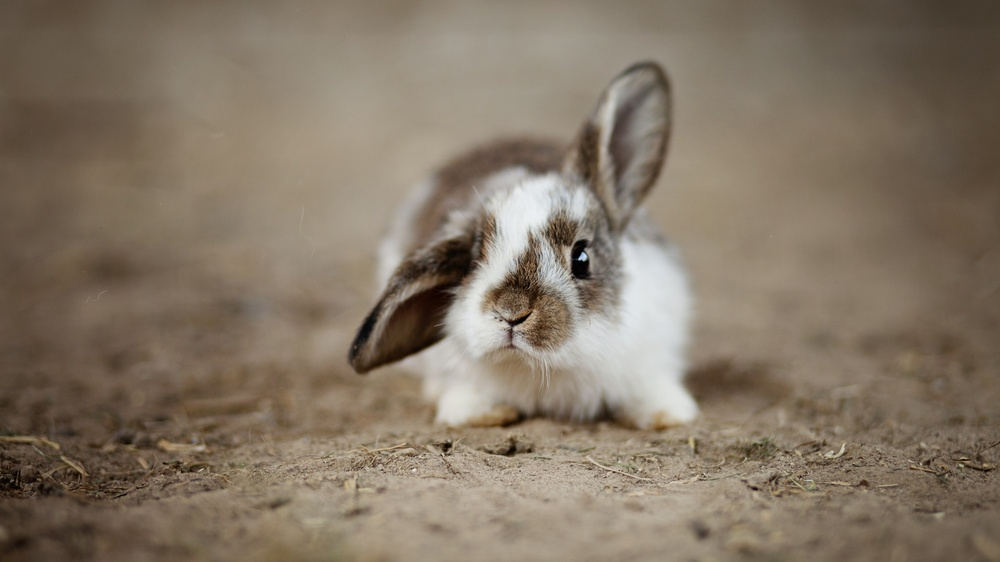
#> input picture opencv/base_use/img/rabbit1.jpg, 1000 x 562 px, shrunk from 1920 x 1080 before the run, found by its file name
$ jupyter execute threshold.ipynb
#> lines starting #> are read from the running program, lines starting #| are printed output that depends on the picture; after the words box and inside, x2 and y2 are one past the last pixel; in counts of white or black regions, pixels touching at a corner belong together
## 阈值

cv2.threshold: src, thresh:阈值, maxval:最大值, type:二值化操作类型
+ cv2.THRESH_TRUNC If value large than thresh, value:=thresh
+ cv2.THRESH_BINARY If value large than thresh, value:=maxval or value:=0
+ cv2.THRESH_BINARY_INV ~cv2.THRESH_BINARY
+ cv2.THRESH_TOZERO If value less than thresh, value:= 0
+ cv2.THRESH_TOZERO_INV ~cv2.THRESH_TOZERO
+ cv2.THRESH_MASK
+ cv2.THRESH_OTSU
+ cv2.THRESH_TRIANGLE 三角形最大直线距离

[cell 1]
import cv2

[cell 2]
def imshow(name, img):
    cv2.imshow(name, img)
    cv2.waitKey(0)
    cv2.destroyAllWindows()

[cell 3]
rabbit = cv2.imread('.\\img\\rabbit1.jpg', cv2.IMREAD_COLOR)
#> rabbit is the input picture: shape (562, 1000, 3); mean B, G, R 101.6, 118.2, 131.8
cat = cv2.imread('.\\img\\cat1.jpg', cv2.IMREAD_COLOR)
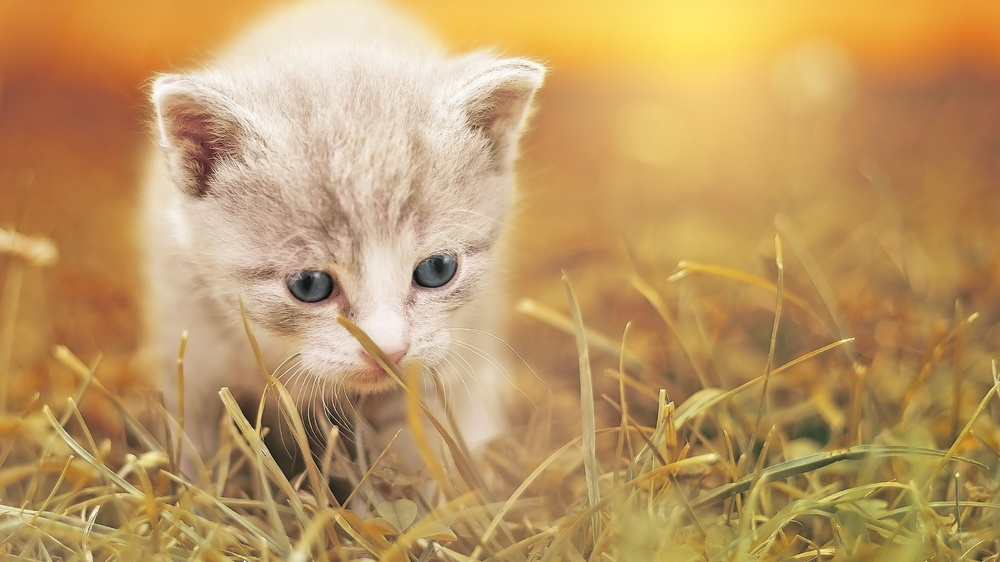
#> input picture opencv/base_use/img/cat1.jpg, 1000 x 562 px, shrunk from 1920 x 1080 before the run, found by its file name
#> cat is the input picture: shape (562, 1000, 3); mean B, G, R 100.2, 152.9, 189.8
print(rabbit.shape, cat.shape)
#| (562, 1000, 3) (562, 1000, 3)

[cell 4]
# img = cv2.addWeighted(rabbit, 0.4, cat, 0.6, 0)
img = cv2.cvtColor(rabbit, cv2.COLOR_BGR2GRAY)
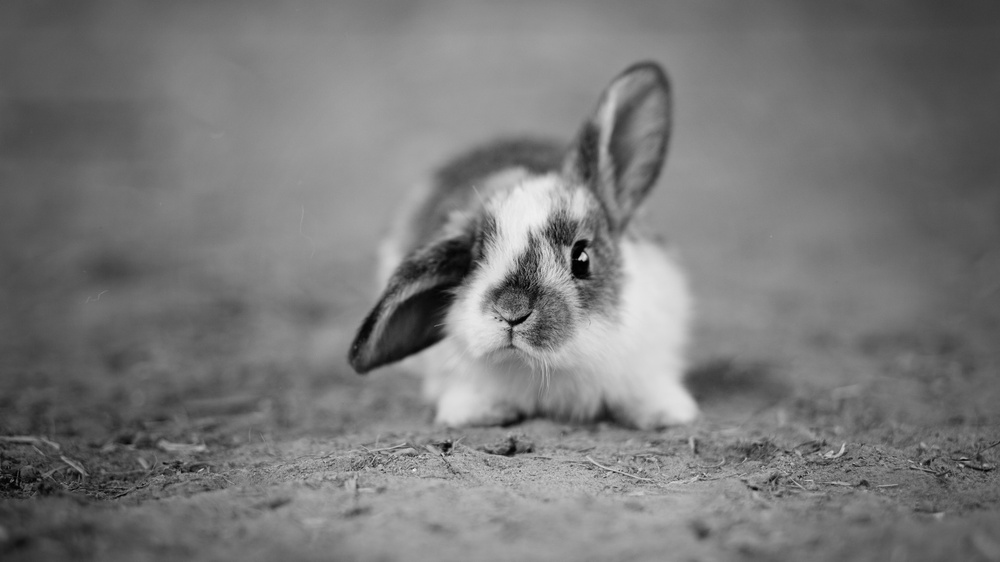
#> img: shape (562, 1000); min 0, max 240, mean 120.4
ret1, trunc = cv2.threshold(img, 127, 255, type=cv2.THRESH_TRUNC)
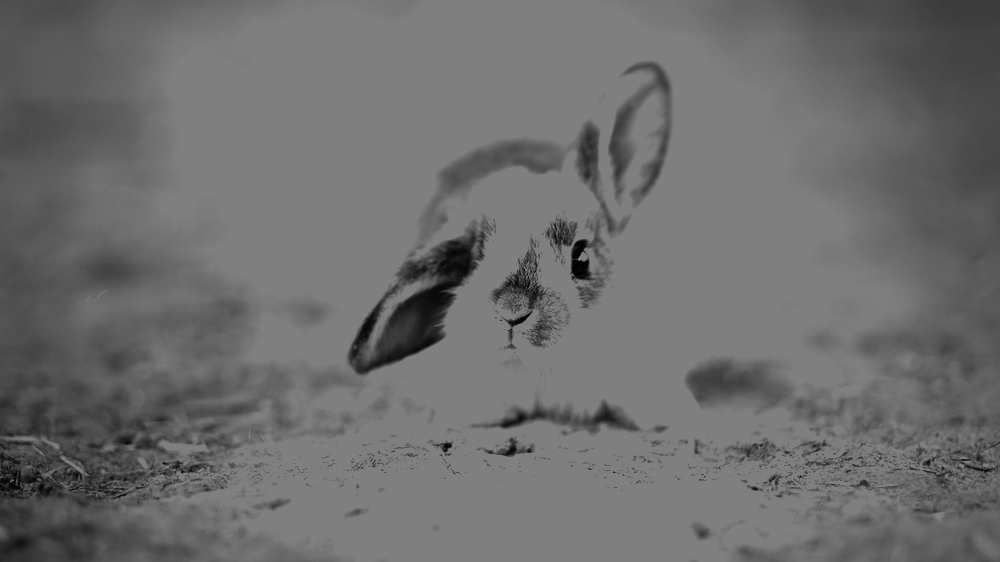
#> trunc: shape (562, 1000); min 0, max 127, mean 109.3
ret2, binary = cv2.threshold(img, 127, 255, type=cv2.THRESH_BINARY)
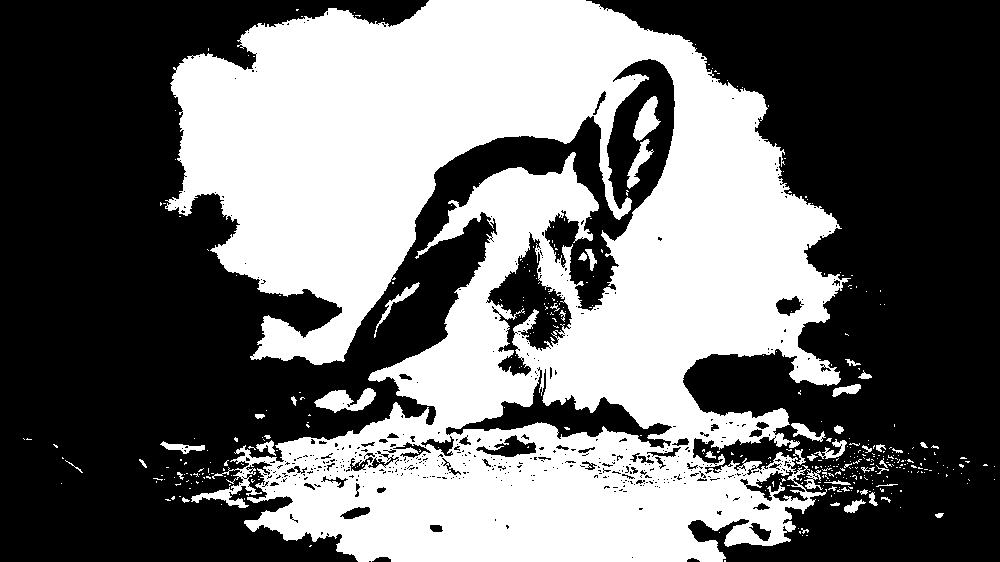
#> binary: shape (562, 1000); 42.9% white; 393 white regions (349 under 20 px), largest, box (x1, y1, x2, y2) and area: (165, 0, 851, 562) 234735, (314, 388, 376, 413) 841, (633, 96, 661, 141) 668
ret3, binary_inv = cv2.threshold(img, 127, 255, type=cv2.THRESH_BINARY_INV)
ret4, zero = cv2.threshold(img, 127, 255, type=cv2.THRESH_TOZERO)
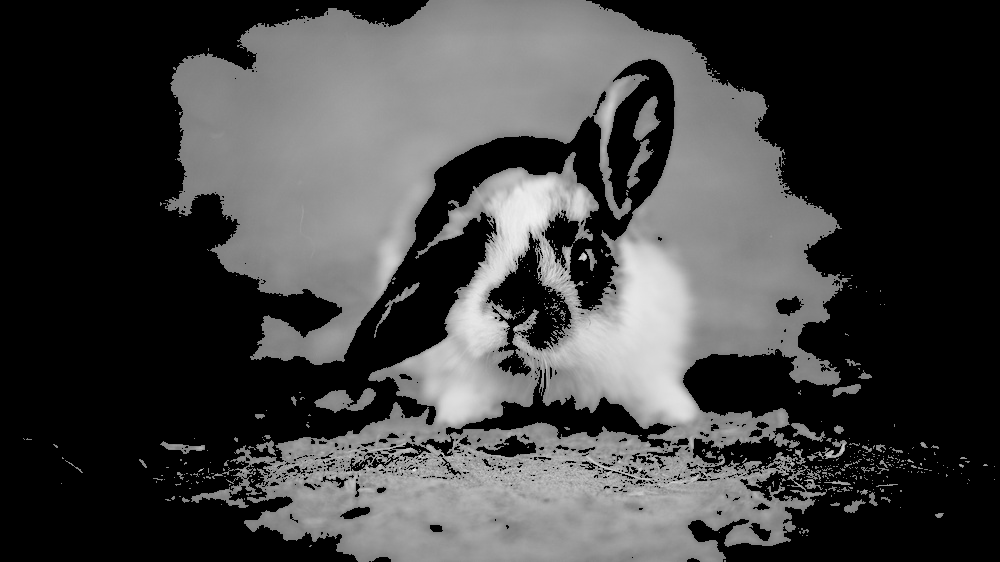
#> zero: shape (562, 1000); min 0, max 240, mean 65.5
ret5, zero_inv = cv2.threshold(img, 127, 255, type=cv2.THRESH_TOZERO_INV)
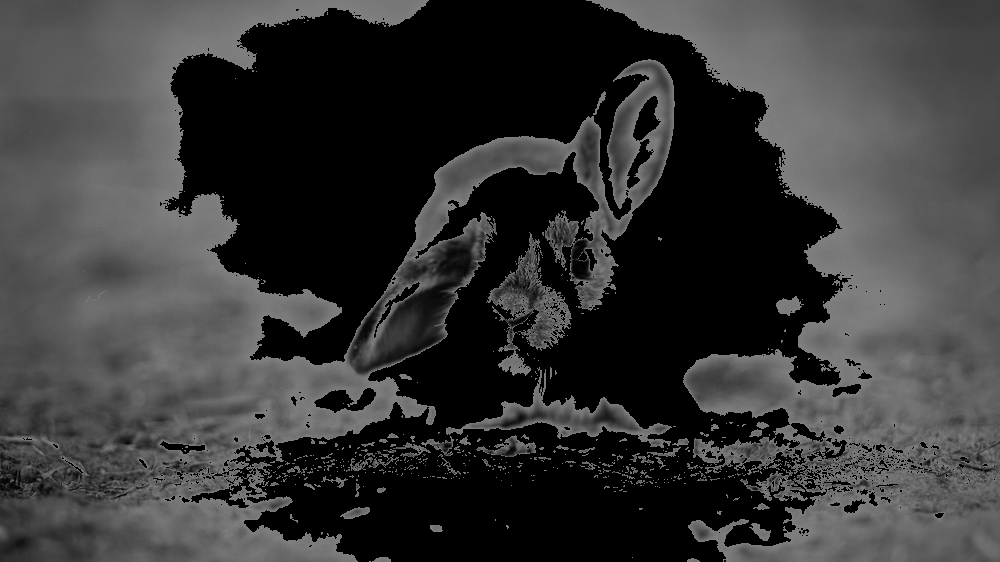
#> zero_inv: shape (562, 1000); min 0, max 127, mean 54.9
ret6, mask = cv2.threshold(img, 127, 255, type=cv2.THRESH_MASK)
#> mask: shape (562, 1000); every value is 0
ret7, otsu = cv2.threshold(img, 127, 255, type=cv2.THRESH_OTSU)
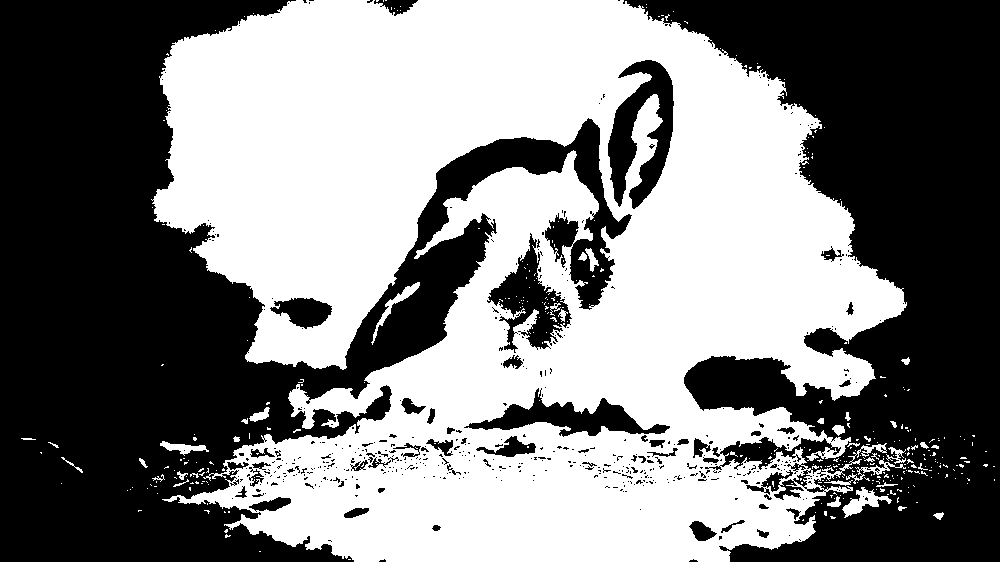
#> otsu: shape (562, 1000); 50.1% white; 488 black regions (429 under 20 px), largest, box (x1, y1, x2, y2) and area: (0, 0, 632, 562) 148849, (623, 0, 1000, 562) 111573, (608, 60, 674, 209) 5029
#> ret7 = 120
ret8, triangle = cv2.threshold(img, 127, 255, type=cv2.THRESH_TRIANGLE)
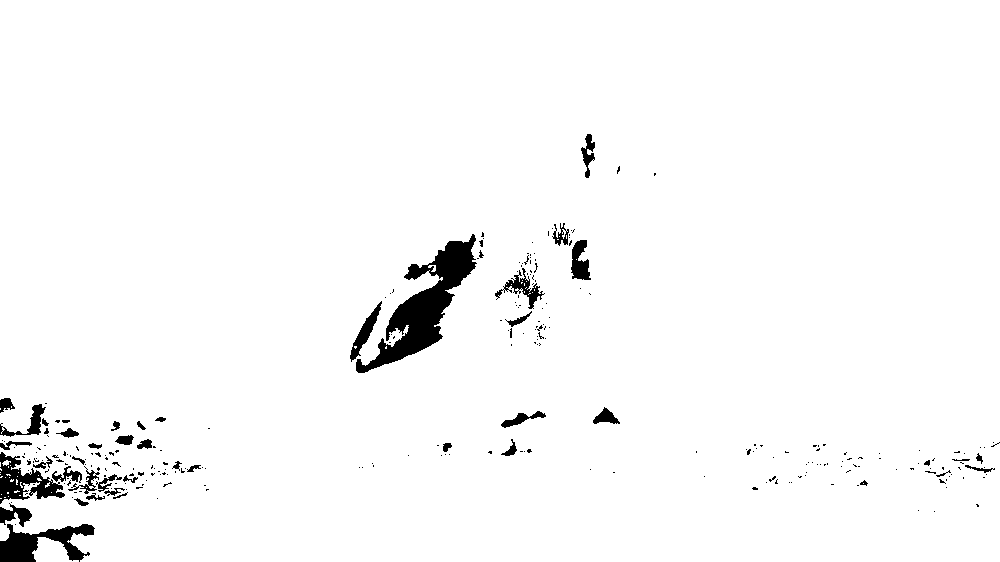
#> triangle: shape (562, 1000); 97.3% white; 278 black regions (233 under 20 px), largest, box (x1, y1, x2, y2) and area: (356, 234, 477, 373) 5151, (0, 524, 95, 562) 1808, (0, 452, 65, 504) 1444
#> ret8 = 56

[cell 5]
import matplotlib.pyplot as plt

titles = ['Raw', 'Trunc', 'Binary', 'Binary_inv', 'Zero', 'Zero_inv', 'Mask', 'Otsu', 'Triangle']
imgs = [img, trunc, binary, binary_inv, zero, zero_inv, mask, otsu, triangle]

for i in range(9):
    plt.subplot(3, 3, i+1)
    plt.imshow(imgs[i], 'gray')
    plt.title(titles[i])
    plt.xticks([]), plt.yticks([])
plt.show()
